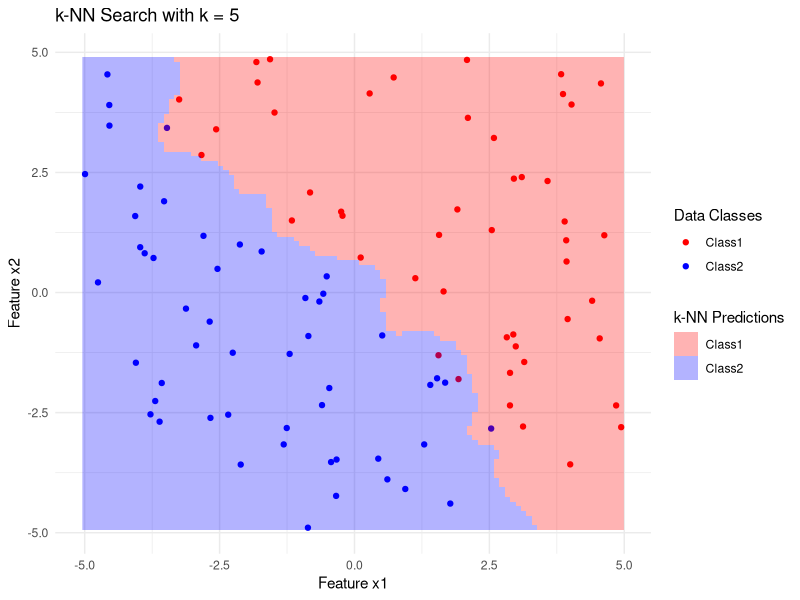

This figure's R source:
library(class)
library(ggplot2)
set.seed(123)  
n <- 100
x1 <- runif(n, min = -5, max = 5)
x2 <- runif(n, min = -5, max = 5)
class_labels <- ifelse(x1 + x2 > 0, "Class1", "Class2")
data <- data.frame(x1, x2, class_labels)
X <- data[, c("x1", "x2")]
y <- data$class_labels
k <- 5
x1_range <- seq(min(data$x1), max(data$x1), length.out = 100)
x2_range <- seq(min(data$x2), max(data$x2), length.out = 100)
grid <- expand.grid(x1 = x1_range, x2 = x2_range)
knn_results <- knn(train = X, test = grid, cl = y, k = k)
grid$class_labels <- knn_results
plot <- ggplot() +
  geom_point(data = data, aes(x = x1, y = x2, color = class_labels)) +
  geom_raster(data = grid, aes(x = x1, y = x2, fill = class_labels), alpha = 0.3) +
  scale_color_manual(values = c("Class1" = "red", "Class2" = "blue")) +
  scale_fill_manual(values = c("Class1" = "red", "Class2" = "blue")) +
  labs(title = sprintf("k-NN Search with k = %d", k),
       x = "Feature x1",
       y = "Feature x2",
       color = "Data Classes",
       fill = "k-NN Predictions") +
  theme_minimal()
print(plot)

